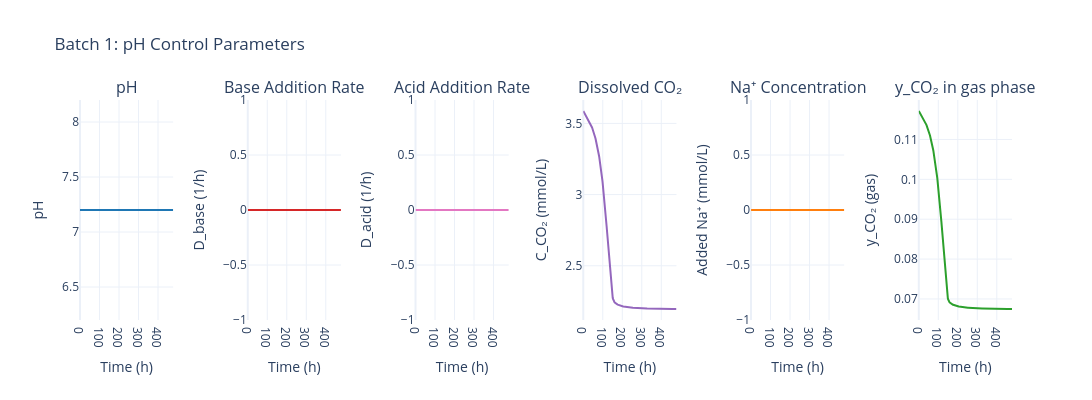

The cell this chart's notebook holds for it:
### Code cell
sim.data.plot_pH_control(batch_number=1)

### Figure 1 — Plotly figure (JSON) as saved in the notebook; plotly's stock layout.template omitted (floating-point values rounded to 4 significant figures; data arrays with more than 128 entries replaced by an {"elided": "..."} marker saying what was removed)
{"data": [{"hovertemplate": "Time: %{x:.1f} h<br>pH: %{y:.2f}<extra></extra>", "line": {"color": "#1f77b4", "width": 2}, "mode": "lines", "name": "pH", "type": "scatter", "x": {"elided": "541 float values"}, "xaxis": "x", "y": {"elided": "541 float values"}, "yaxis": "y"}, {"hovertemplate": "Time: %{x:.1f} h<br>D_base: %{y:.4f} 1/h<extra></extra>", "line": {"color": "#d62728", "width": 2}, "mode": "lines", "name": "D_base", "type": "scatter", "x": {"elided": "541 float values"}, "xaxis": "x2", "y": {"elided": "541 float values"}, "yaxis": "y2"}, {"hovertemplate": "Time: %{x:.1f} h<br>D_acid: %{y:.4f} 1/h<extra></extra>", "line": {"color": "#e377c2", "width": 2}, "mode": "lines", "name": "D_acid", "type": "scatter", "x": {"elided": "541 float values"}, "xaxis": "x3", "y": {"elided": "541 float values"}, "yaxis": "y3"}, {"hovertemplate": "Time: %{x:.1f} h<br>C_CO₂: %{y:.2f} mmol/L<extra></extra>", "line": {"color": "#9467bd", "width": 2}, "mode": "lines", "name": "C_CO₂", "type": "scatter", "x": {"elided": "541 float values"}, "xaxis": "x4", "y": {"elided": "541 float values"}, "yaxis": "y4"}, {"hovertemplate": "Time: %{x:.1f} h<br>Added Na⁺: %{y:.1f} mmol/L<extra></extra>", "line": {"color": "#ff7f0e", "width": 2}, "mode": "lines", "name": "Added Na⁺", "type": "scatter", "x": {"elided": "541 float values"}, "xaxis": "x5", "y": {"elided": "541 float values"}, "yaxis": "y5"}, {"hovertemplate": "Time: %{x:.1f} h<br>y_CO₂ (gas): %{y:.2f}<extra></extra>", "line": {"color": "#2ca02c", "width": 2}, "mode": "lines", "name": "y_CO₂ (gas)", "type": "scatter", "x": {"elided": "541 float values"}, "xaxis": "x6", "y": {"elided": "541 float values"}, "yaxis": "y6"}], "layout": {"annotations": [{"font": {"size": 16}, "showarrow": false, "text": "pH", "x": 0.05, "xanchor": "center", "xref": "paper", "y": 1, "yanchor": "bottom", "yref": "paper"}, {"font": {"size": 16}, "showarrow": false, "text": "Base Addition Rate", "x": 0.23, "xanchor": "center", "xref": "paper", "y": 1, "yanchor": "bottom", "yref": "paper"}, {"font": {"size": 16}, "showarrow": false, "text": "Acid Addition Rate", "x": 0.41, "xanchor": "center", "xref": "paper", "y": 1, "yanchor": "bottom", "yref": "paper"}, {"font": {"size": 16}, "showarrow": false, "text": "Dissolved CO₂", "x": 0.59, "xanchor": "center", "xref": "paper", "y": 1, "yanchor": "bottom", "yref": "paper"}, {"font": {"size": 16}, "showarrow": false, "text": "Na⁺ Concentration", "x": 0.77, "xanchor": "center", "xref": "paper", "y": 1, "yanchor": "bottom", "yref": "paper"}, {"font": {"size": 16}, "showarrow": false, "text": "y_CO₂ in gas phase", "x": 0.95, "xanchor": "center", "xref": "paper", "y": 1, "yanchor": "bottom", "yref": "paper"}], "font": {"size": 12}, "height": 400, "showlegend": false, "title": {"text": "Batch 1: pH Control Parameters"}, "width": 2100, "xaxis": {"anchor": "y", "domain": [0, 0.1], "title": {"text": "Time (h)"}}, "xaxis2": {"anchor": "y2", "domain": [0.18, 0.28], "title": {"text": "Time (h)"}}, "xaxis3": {"anchor": "y3", "domain": [0.36, 0.46], "title": {"text": "Time (h)"}}, "xaxis4": {"anchor": "y4", "domain": [0.54, 0.64], "title": {"text": "Time (h)"}}, "xaxis5": {"anchor": "y5", "domain": [0.72, 0.82], "title": {"text": "Time (h)"}}, "xaxis6": {"anchor": "y6", "domain": [0.9, 1.0], "title": {"text": "Time (h)"}}, "yaxis": {"anchor": "x", "domain": [0, 1], "title": {"text": "pH"}}, "yaxis2": {"anchor": "x2", "domain": [0, 1], "title": {"text": "D_base (1/h)"}}, "yaxis3": {"anchor": "x3", "domain": [0, 1], "title": {"text": "D_acid (1/h)"}}, "yaxis4": {"anchor": "x4", "domain": [0, 1], "title": {"text": "C_CO₂ (mmol/L)"}}, "yaxis5": {"anchor": "x5", "domain": [0, 1], "title": {"text": "Added Na⁺ (mmol/L)"}}, "yaxis6": {"anchor": "x6", "domain": [0, 1], "title": {"text": "y_CO₂ (gas)"}}}}
